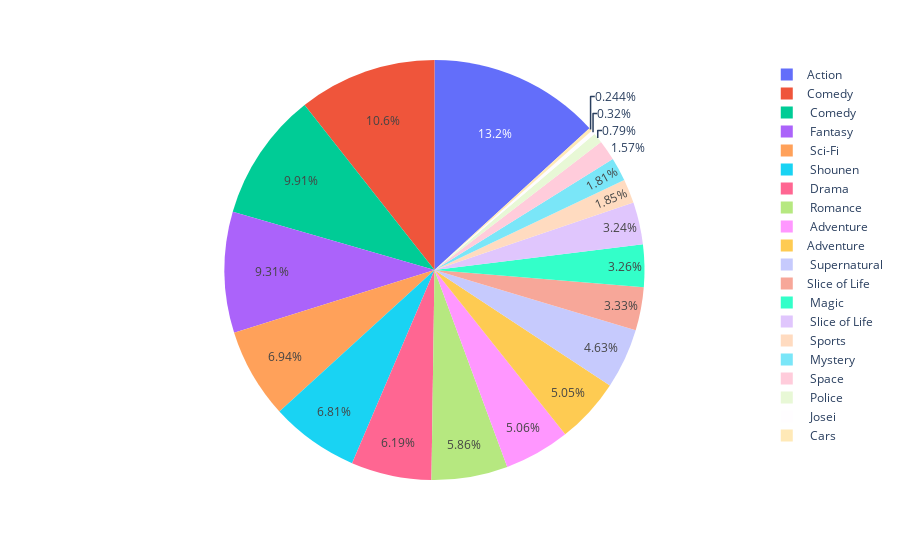

Source (notebook cell):
### Code cell
df_temp1 = pd.DataFrame({'genres':genre_freq_dict.keys(),'freq': genre_freq_dict.values()})
fig = px.pie(df_temp1.head(20), values='freq', names='genres')
fig.show()

### Figure 1 — Plotly figure (JSON) as saved in the notebook; plotly's stock layout.template omitted (floating-point values rounded to 4 significant figures)
{"data": [{"domain": {"x": [0, 1], "y": [0, 1]}, "hovertemplate": "genres=%{label}<br>freq=%{value}<extra></extra>", "labels": ["Action", " Adventure", " Comedy", " Drama", " Sci-Fi", " Space", " Mystery", " Shounen", " Police", " Supernatural", " Magic", "Adventure", " Fantasy", " Sports", "Comedy", " Josei", " Romance", " Slice of Life", "Slice of Life", " Cars"], "legendgroup": "", "name": "", "showlegend": true, "type": "pie", "values": [3846, 1473, 2884, 1801, 2019, 458, 527, 1981, 230, 1349, 948, 1469, 2710, 538, 3091, 93, 1707, 944, 968, 71]}], "layout": {"legend": {"tracegroupgap": 0}, "margin": {"t": 60}}}
